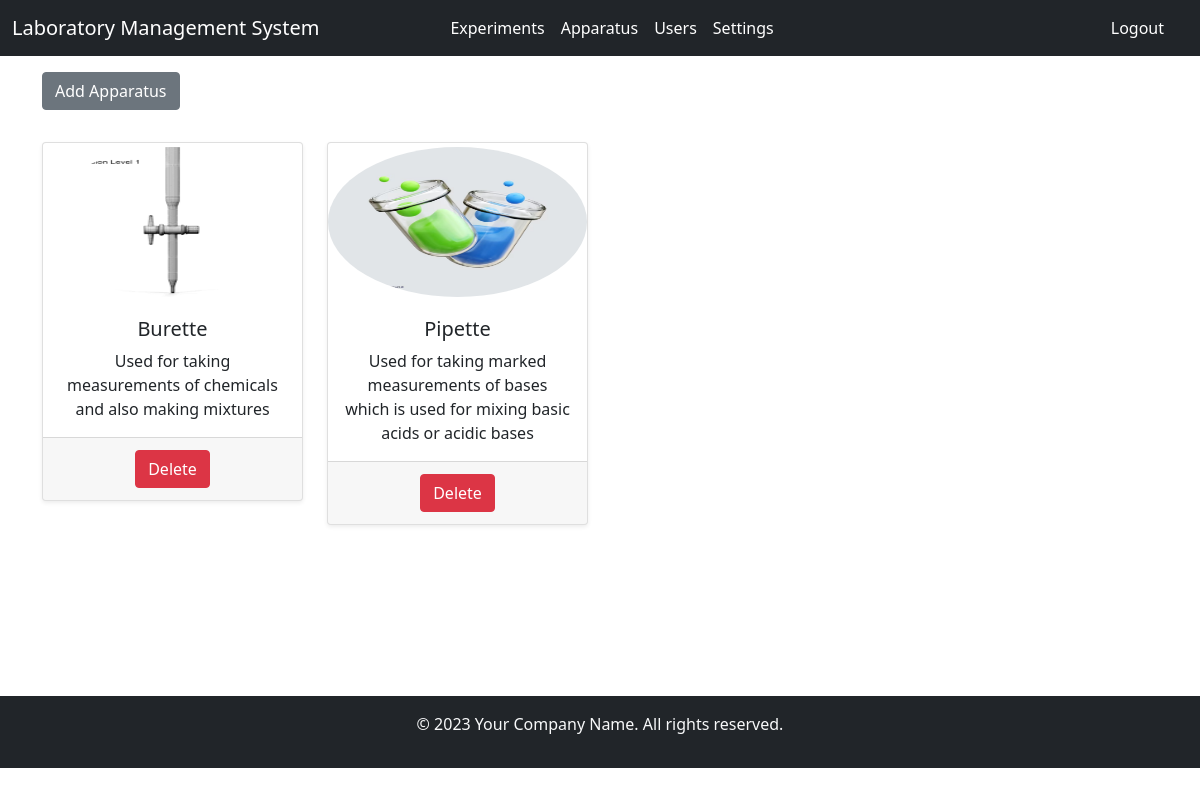
/templates/apparatus.php (signed in), run on the app's committed database.
### tables this page shows
CREATE TABLE `apparatus` (
  `id` int(10) NOT NULL,
  `apparatus_image` varchar(100) NOT NULL,
  `apparatus_usage` varchar(100) NOT NULL,
  `apparatus_name` varchar(100) NOT NULL
);

### middleware/objects.php (called while the page is built, shortened)
<?php
class Objects {
    public $query;
    public $connect;
    public $statement;
    function __construct(){
        $this->host = "localhost";
        $this->user = "root";
        $this->pass = "";
        $this->dbms = "laboratory";
        $this->connect = mysqli_connect($this->host, $this->user, $this->pass, $this->dbms);
    }
    function execute_query(){
        $this->statement = mysqli_query($this->connect, $this->query);
        return true;
    }
    function query_all(){
        $this->execute_query();
        return mysqli_fetch_all($this->statement, MYSQLI_ASSOC);
    }
}
?>

### templates/apparatus.php (the view, shortened to what this page needs)
<?php
include("../middleware/auth_header.php");
?>
<main>
    <div class="container scrollable-container">
        <button class="btn btn-secondary my-3" data-bs-toggle="modal" data-bs-target="#add_apparatus_modal">Add Apparatus</button>
        <div class="row mt-3">
            <?php
                $objects->query = "SELECT * FROM apparatus";
                $get_all = $objects->query_all();
                if(count($get_all) < 1){ ?>
                    <div class="col-md-12 mb-3">
                        <div class="card shadow-sm">
                            <h5 class="text-center py-4">There is no apparatus uploaded to the database</h5>
                        </div>
                    </div>
            <?php
                }else{
                    foreach($get_all as $apparatus){ ?>
                    <div class="col-md-3 mb-3">
                        <div class="card shadow-sm">
                            <img src="../images/apparatus/<?php echo $apparatus["apparatus_image"];?>" alt="Apparatus Image" class="my-1 rounded-circle" height="150">
                            <div class="card-body">
                                <h5 class="card-title text-center"><?php echo $apparatus["apparatus_name"];?></h5>
                                <p class="card-text text-center"><?php echo $apparatus["apparatus_usage"];?></p>
                            </div>
                            <div class="card-footer">
                                <center class="my-1"><button class="btn btn-danger deleteApparatus" data-id="<?php echo $apparatus["id"];?>">Delete</button></center>
                            </div>
                        </div>
                    </div>
                <?php
                    }
                }
                ?>
        </div>
    </div>
</main>
<?php include("../middleware/footer.php");?>

### templates/apparatus.php (style rules this page uses)
.scrollable-container { height: 80vh; overflow-y:scroll; }

### data on the page
apparatus: apparatus_image (picture), apparatus_name "Burette", apparatus_usage "Used for taking measurements of chemicals and also making mixtures"
apparatus: apparatus_image (picture), apparatus_name "Pipette", apparatus_usage "Used for taking marked measurements of bases which is used for mixing basic acids or acidic bases"
